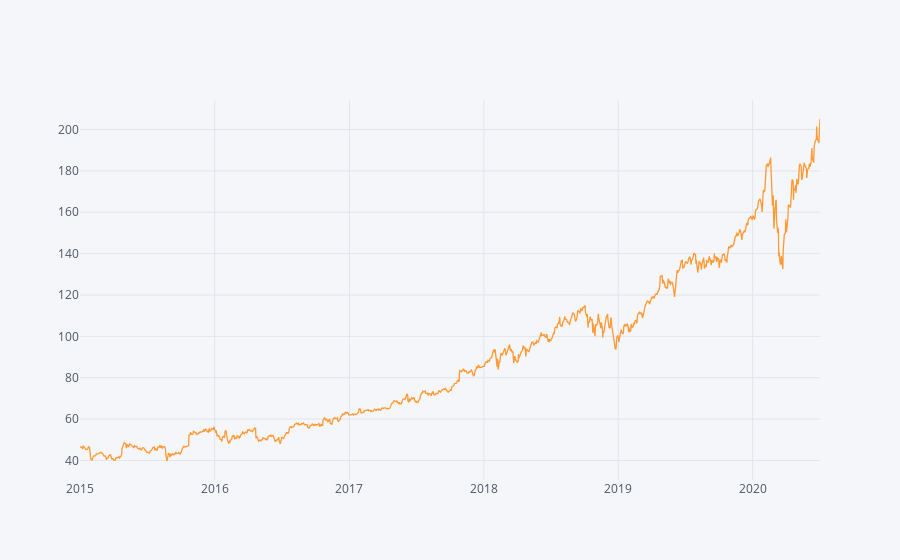

Notebook code cell kept with this figure:
### Markdown cell above
### we can see from the above graph that the highest return was in January 2019

### Code cell
MSFT.Low.iplot()

### Figure 1 — Plotly figure (JSON) as saved in the notebook; plotly's stock layout.template omitted (floating-point values rounded to 4 significant figures; data arrays with more than 128 entries replaced by an {"elided": "..."} marker saying what was removed)
{"data": [{"line": {"color": "rgba(255, 153, 51, 1.0)", "dash": "solid", "shape": "linear", "width": 1.3}, "mode": "lines", "name": "Low", "text": "", "type": "scatter", "x": {"elided": "1386 str values"}, "y": {"elided": "1386 float values"}}], "layout": {"legend": {"bgcolor": "#F5F6F9", "font": {"color": "#4D5663"}}, "paper_bgcolor": "#F5F6F9", "plot_bgcolor": "#F5F6F9", "title": {"font": {"color": "#4D5663"}}, "xaxis": {"gridcolor": "#E1E5ED", "showgrid": true, "tickfont": {"color": "#4D5663"}, "title": {"font": {"color": "#4D5663"}, "text": ""}, "zerolinecolor": "#E1E5ED"}, "yaxis": {"gridcolor": "#E1E5ED", "showgrid": true, "tickfont": {"color": "#4D5663"}, "title": {"font": {"color": "#4D5663"}, "text": ""}, "zerolinecolor": "#E1E5ED"}}}
